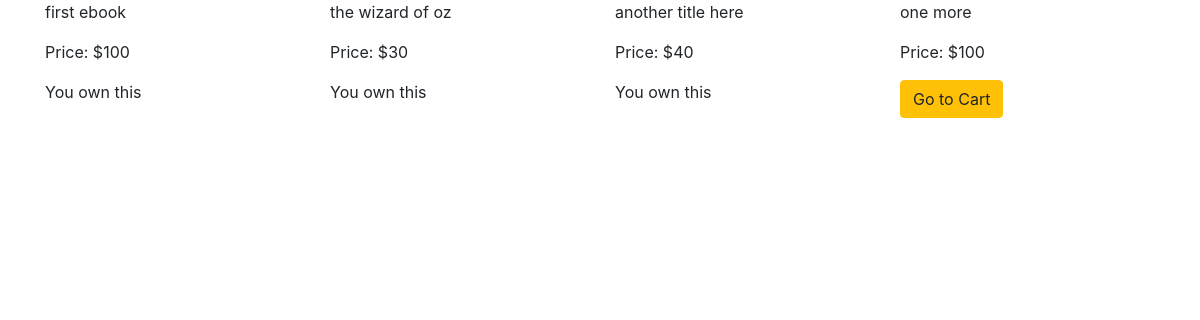
The page /products/ (signed in) on the database its author committed.
### products/models.py (models this page shows, shortened)
class Product(models.Model):
    name = models.CharField(max_length=120)
    price = models.IntegerField()

### products/views.py (the view)
# urls.py: url(r'^', product_list, name='product-list')
def product_list(request):
    object_list = Product.objects.all()
    filtered_orders = Order.objects.filter(owner=request.user.profile, is_ordered=False)
    current_order_products = []
    if filtered_orders.exists():
    	user_order = filtered_orders[0]
    	user_order_items = user_order.items.all()
    	current_order_products = [product.product for product in user_order_items]
    context = {
        'object_list': object_list,
        'current_order_products': current_order_products
    }
    return render(request, "products/product_list.html", context)

### products/templates/products/product_list.html (shortened to what this page needs)
{% extends 'base.html' %}
{% block content %}
    <div class="row">
    {% for object in object_list %}
        <div class="col-sm-3">
            <p>{{ object.name }}</p>
            <p>Price: ${{ object.price }}</p>
            {% if object in user.profile.ebooks.all %}
            You own this
            {% elif object in current_order_products %}
            <a href="{% url 'shopping_cart:order_summary' %}" class="btn btn-warning">Go to Cart</a>
            {% else %}
            <a href="{% url 'shopping_cart:add_to_cart' object.id %}" class="btn btn-warning">Add to Cart</a>
            {% endif %}
        </div>
    {% endfor %}
    </div>
{% endblock content %}

### rows shown on the page
Product: name "first ebook", price "100", shows "You own this"
Product: name "the wizard of oz", price "30", shows "You own this"
Product: name "another title here", price "40", shows "You own this"
Product: name "one more", price "100", shows "Go to Cart"
